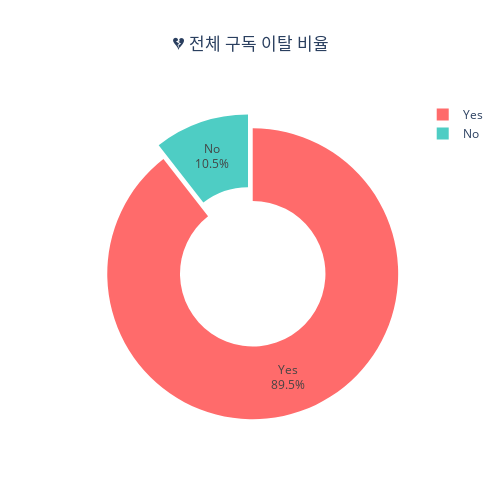

Write notebook code for a chart like this one.
### Markdown cell above
### ### 시각화

### Code cell
import plotly.graph_objects as go

churn_rate = df_merged['Churn'].value_counts(normalize=True).reset_index()
churn_rate.columns = ['Churn', 'Rate']

fig = go.Figure(data=[go.Pie(
    labels=churn_rate['Churn'],
    values=churn_rate['Rate'],
    hole=0.5,
    marker_colors=['#FF6B6B', '#4ECDC4'],
    textinfo='label+percent',
    pull=[0.1, 0],
)])

fig.update_layout(
    title_text='💔 전체 구독 이탈 비율',
    title_x=0.5,
    width=500, 
    height=500
)

fig.show()

### Figure 1 — Plotly figure (JSON) as saved in the notebook; plotly's stock layout.template omitted (floating-point values rounded to 4 significant figures)
{"data": [{"hole": 0.5, "labels": ["Yes", "No"], "marker": {"colors": ["#FF6B6B", "#4ECDC4"]}, "pull": [0.1, 0], "textinfo": "label+percent", "type": "pie", "values": [0.8948, 0.1052]}], "layout": {"height": 500, "title": {"text": "💔 전체 구독 이탈 비율", "x": 0.5}, "width": 500}}
